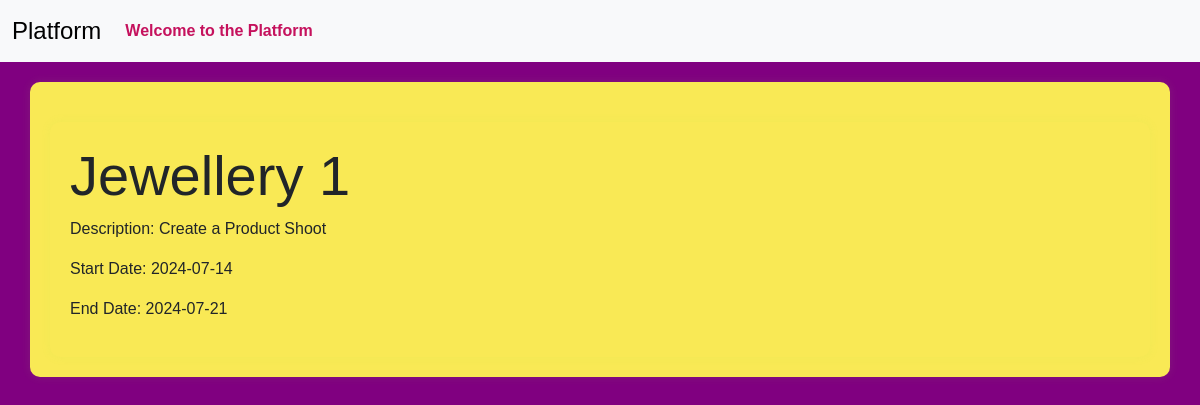
The app's page /influencer/view_campaign_details/1 (signed in) with its own data.
### models.py (models this page shows)
class Campaign(db.Model):
    __tablename__ = 'campaign'
    id = Column(Integer, primary_key=True)
    name = Column(String(256), unique=False)
    description = Column(Text, nullable=True)
    start_date = Column(Date, nullable=False,default=date.today())
    end_date = Column(Date, nullable=False,default=lambda:date.today()+timedelta(days=30))
    budget = Column(Float, nullable=False,default=0.0)
    visibility = Column(Enum('public', 'private', name='visibility_enum'), nullable=False, default='public')
    sponsor_id = Column(Integer, ForeignKey('sponsor.id'), nullable=False)
    flagged = Column(Boolean, default=False)
    status = Column(String(20), nullable=False,default='In Progress')
    niche = db.Column(db.Enum(NicheEnum), nullable=False)
    completion_status = Column(Boolean, default=False)
    sponsor = relationship('Sponsor', backref='campaigns', overlaps="sponsor_campaigns,sponsor_relation")

### routes.py (the view, shortened to what this page needs)
@app.route('/influencer/view_campaign_details/<int:campaign_id>',methods=['GET','POST'])
@auth_required
def view_campaign_details(campaign_id):
          campaign=Campaign.query.get_or_404(campaign_id)
          ad_request=AdRequest.query.filter_by(campaign_id=campaign_id).first()
          return render_template('view_campaign_details.html',campaign=campaign,ad_request=ad_request)

### app.py (called while the page is built)
@login_manager.user_loader
def load_user(user_id):
    return User.query.get(int(user_id))

### routes.py (called while the page is built)
def auth_required(func):
    @wraps(func)
    def inner(*args,**kwargs):
        if 'user_id' in session:
            return func(*args,**kwargs)
        else:
           flash('Kindly login first.')
           return redirect(url_for('login'))
    return inner

### templates/view_campaign_details.html (shortened to what this page needs)
{% extends 'layout.html' %}
{% block content %}
<div class="container">
    <h1 class="display-4">{{campaign.name}}</h1>
    <p>Description: {{campaign.description}}</p>
    <p>Start Date: {{campaign.start_date}}</p>
    <p>End Date: {{campaign.end_date}}</p>
</div>
{% endblock %}

### static/profile_pictures/style.css (style rules this page uses)
body { font-family: 'Arial', sans-serif; background-color:#800080; }
.container { margin-top: 20px; background-color: #f9e955; padding: 20px; border-radius: 10px; box-shadow: 0px 0px 10px rgba(154, 241, 83, 0.1); }

### records on screen
Campaign: name "Jewellery 1", description "Create a Product Shoot", start_date "2024-07-14", end_date "2024-07-21"
